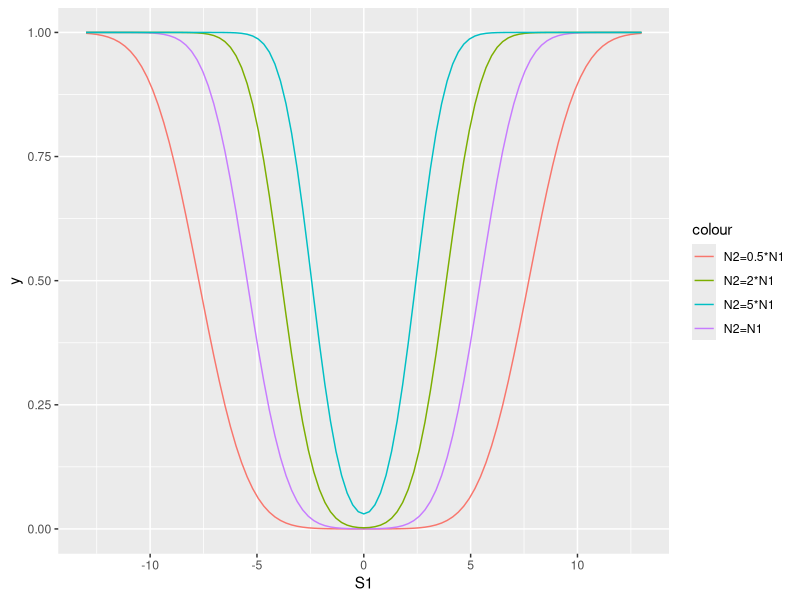

Generate this figure with R:
#predicting whether s2 replicates given s1. Different Sample Size 

library(tidyverse)
library(MASS)
library(ggplot2)
library(dplyr)
library(plyr)
library(reshape2)

#simulating data 
sigma<-sqrt(.002)
N=50
N_1=10000
zScore=5.2

#probability of s2 replicating given s1
calculate_pcondtional<-function(s1,sampleS1, sampleS2){
  sd_S1<-sqrt(sampleS1*sigma^2+1)
  sd_S2<-sqrt(sampleS2*sigma^2+1)
  mean<-(sqrt(sampleS1*sampleS2)*sigma^2*s1)/(sd_S1^2)
  var2<-1+((sampleS2*sigma^2)/(sd_S1)^2)
  p<- (1-pnorm(zScore, mean, sqrt(var2)))+pnorm(-zScore, mean, sqrt(var2))
  return(p)
}


s1_dist<-rnorm(n=N, mean=0, sd=sqrt(sigma^2*N_1+1))
s2_dist1<-rnorm(n=N, mean=0, sd=sqrt(sigma^2*N_1*0.5+1))
s2_dist2<-rnorm(n=N, mean=0, sd=sqrt(sigma^2*N_1*1+1))
s2_dist3<-rnorm(n=N, mean=0, sd=sqrt(sigma^2*N_1*2+1))
s2_dist4<-rnorm(n=N, mean=0, sd=sqrt(sigma^2*N_1*5+1))

table1<-as.data.frame(matrix(nrow=N, ncol=4))
colnames(table1)=c("N1", "N2", "S1", "Ps2")
table1$N1<-rep(N_1, N)
table1$N2<-rep(N_1*0.5, N)
table1$S1<-s1_dist
table1$Ps2<-calculate_pcondtional(table1$S1, N_1, table1$N2[1])

P_S1_1<-ggplot(data=table1, mapping=aes(x=S1))+stat_function(fun=calculate_pcondtional, args=list(sampleS1=N_1, sampleS2=N_1*0.5),aes(colour="N2=0.5*N1"))+
  stat_function(fun=calculate_pcondtional, args=list(sampleS1=N_1, sampleS2=N_1),aes(colour="N2=N1"))+
  stat_function(fun=calculate_pcondtional, args=list(sampleS1=N_1, sampleS2=N_1*2),aes(colour="N2=2*N1"))+
  stat_function(fun=calculate_pcondtional, args=list(sampleS1=N_1, sampleS2=N_1*5),aes(colour="N2=5*N1"))+
  xlim(-13,13)

P_S1_1


table2<-as.data.frame(matrix(nrow=N, ncol=4))
colnames(table2)=c("N1", "N2", "S1", "Ps2")
table2$N1<-rep(N_1, N)
table2$N2<-rep(N_1, N)
table2$S1<-s1_dist
table2$Ps2<-calculate_pcondtional(table2$S1, N_1, table2$N2[1])

# P_S1_2<-ggplot(data=table2, mapping=aes(x=S1))+
#   stat_function(fun=calculate_pcondtional, args=list(sampleS1=N_1, sampleS2=N_1))
# 
# P_S1_2

table3<-as.data.frame(matrix(nrow=N, ncol=4))
colnames(table3)=c("N1", "N2", "S1", "Ps2")
table3$N1<-rep(N_1, N)
table3$N2<-rep(N_1*2, N)
table3$S1<-s1_dist
table3$Ps2<-calculate_pcondtional(table3$S1, N_1, table3$N2[1])

# P_S1_3<-ggplot(data=table3, mapping=aes(x=S1))+
#   stat_function(fun=calculate_pcondtional, args=list(sampleS1=N_1, sampleS2=N_1*2))
# 
# P_S1_3


table4<-as.data.frame(matrix(nrow=N, ncol=4))
colnames(table4)=c("N1", "N2", "S1", "Ps2")
table4$N1<-rep(N_1, N)
table4$N2<-rep(N_1*5, N)
table4$S1<-s1_dist
table4$Ps2<-calculate_pcondtional(table4$S1, N_1, table4$N2[1])

# P_S1_4<-ggplot(data=table4, mapping=aes(x=S1))+
#   stat_function(fun=calculate_pcondtional, args=list(sampleS1=N_1, sampleS2=N_1*5))
# 
# 
# P_S1_4



#plotting probabilities 
probabilties_conditional<-ggplot(data=filter(table2, S1>0 & S1<100), mapping = aes(x=S1))+
  stat_function(fun=calculate_pcondtional, args=list(sampleS1=N_1, sampleS2=N_1))

probabilties_conditional<-ggplot(data=filter(table3, S1>0 & S1<100), mapping = aes(x=S1))+
  stat_function(fun=calculate_pcondtional, args=list(sampleS1=N_1, sampleS2=N_1*2))

